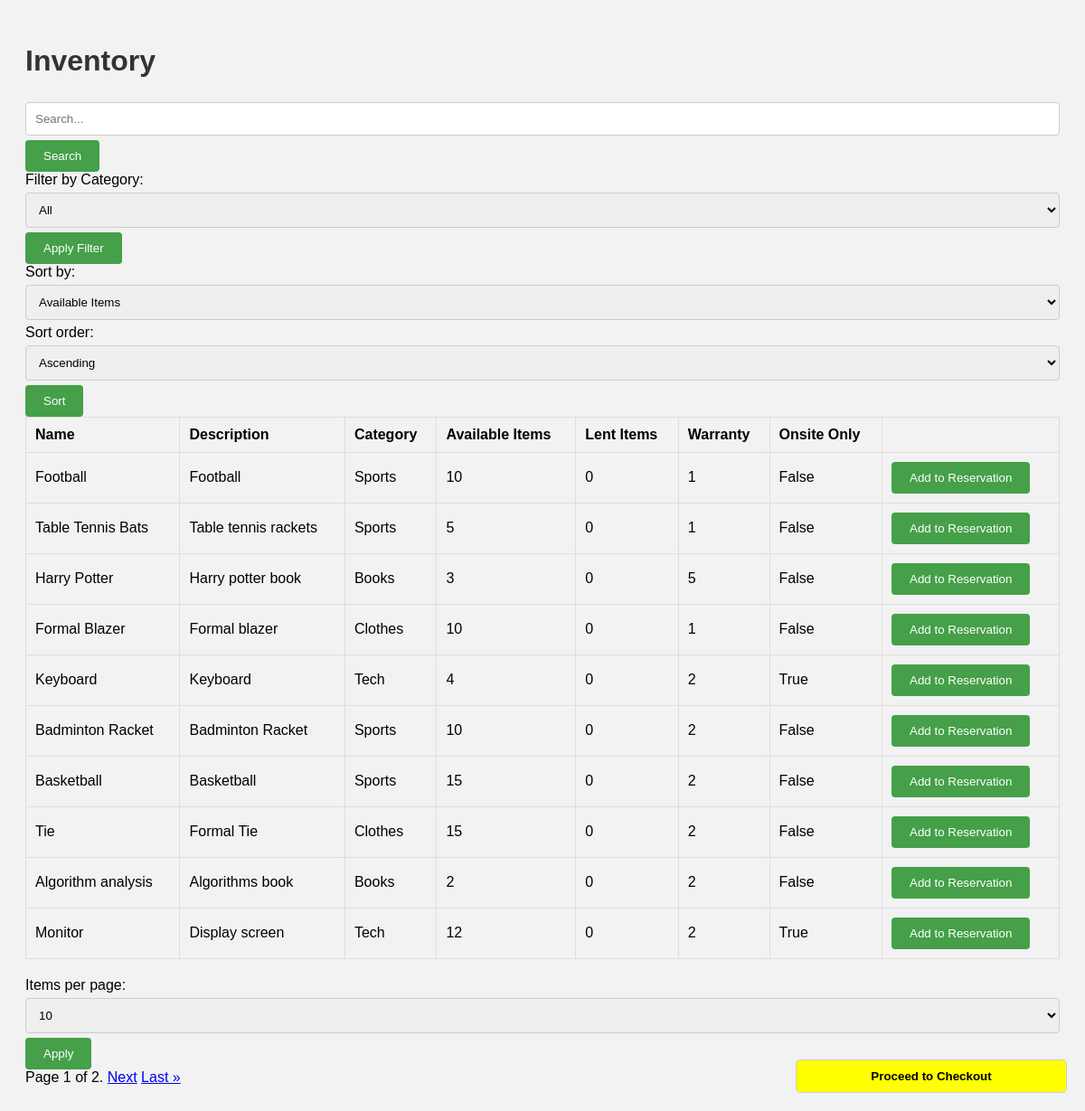
The app's page /inventoryview/, older data.
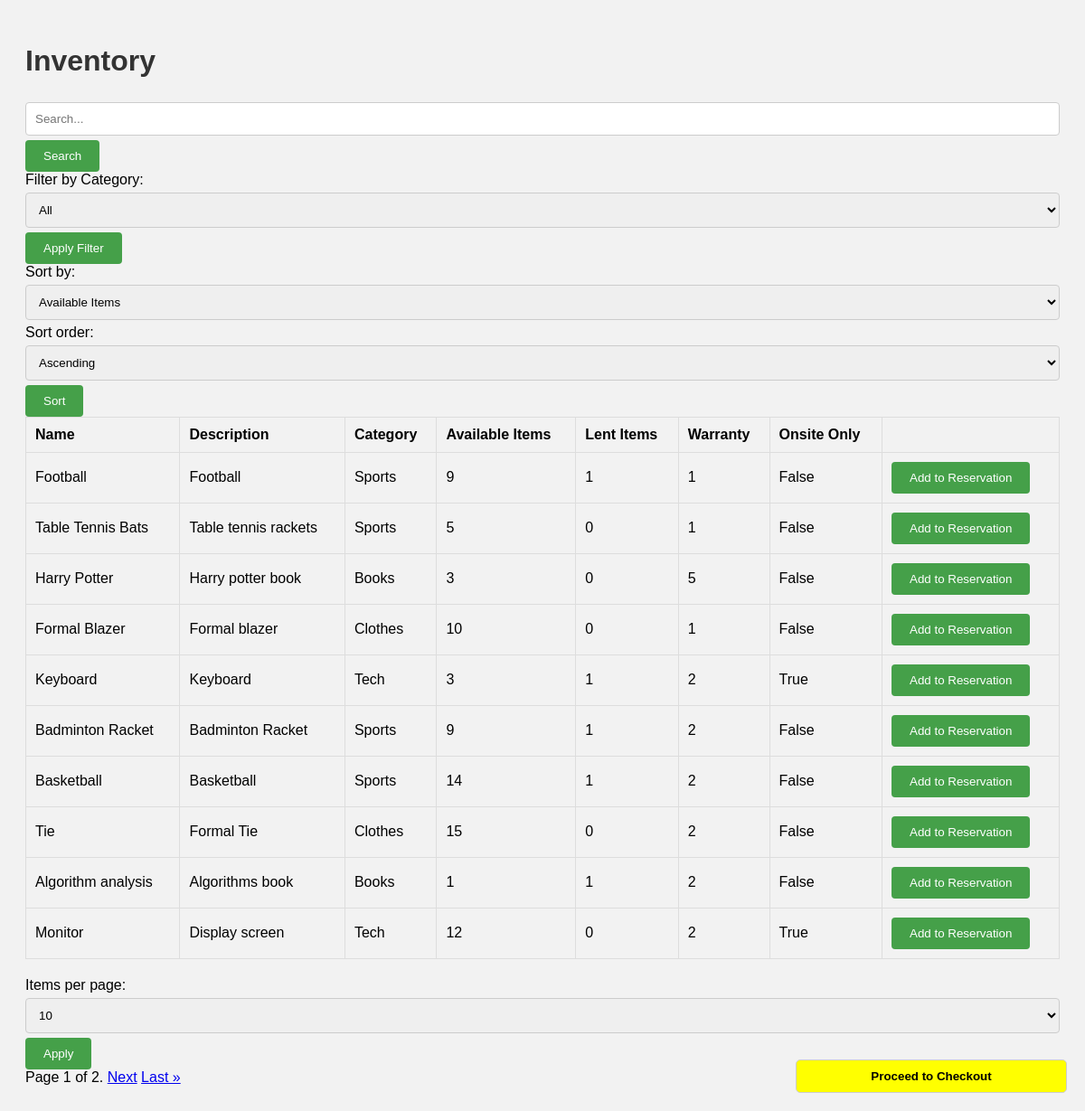
The same page, newer data.
### inventory/models.py (models this page shows, shortened)
class EquipmentInventory(models.Model):
    ID = models.ForeignKey(EquipmentDetails, primary_key=True, on_delete=models.CASCADE)  # Unique inventory identifier, also referencing EquipmentDetails
    LENT = models.IntegerField()  # Number of equipment lent
    AVAILABLE = models.IntegerField()  # Number of equipment available
    class Meta:
        db_table = 'EquipmentInventory'

### inventory/views.py (the view)
# urls.py: path('inventoryview/', views.inventory_view, name="inventory_view"),
def inventory_view(request):
    search_query = request.GET.get('q', '')
    category_filter = request.GET.get('category', None)
    sort_by = request.GET.get('sort_by', None)
    sort_order = request.GET.get('sort_order', 'asc')
    items_per_page = request.GET.get('items_per_page', 10)
    inventory_items = EquipmentInventory.objects.select_related('ID__CATEGORY_ID').annotate(
        id=models.F('ID__ID'),
        name=models.F('ID__NAME'),
        available_items=models.F('AVAILABLE'),
        lent_items=models.F('LENT'),
        onsite=models.F('ID__IS_ONSITE_ONLY'),
        warranty=models.F('ID__WARRANTY_YEARS'),
        description=models.F('ID__DESCRIPTION'),
        category_name=models.F('ID__CATEGORY_ID__CATEGORY_NAME')
    )
    if search_query:
        inventory_items = inventory_items.filter(
            models.Q(ID__NAME__icontains=search_query) |  # Search name field
            models.Q(description__icontains=search_query)  # Search description field
        )
    if category_filter:
        inventory_items = inventory_items.filter(ID__CATEGORY_ID=category_filter)
    if sort_by:
        if sort_order == 'asc':
            inventory_items = inventory_items.order_by(sort_by)
        elif sort_order == 'desc':
            inventory_items = inventory_items.order_by(f'-{sort_by}')
    paginator = Paginator(inventory_items, items_per_page)
    page = request.GET.get('page')
    try:
        inventory_items = paginator.page(page)
    except PageNotAnInteger:
        inventory_items = paginator.page(1)
    except EmptyPage:
        inventory_items = paginator.page(paginator.num_pages)
    context = {
        'inventory_items': inventory_items,
        'categories': EquipmentCategory.objects.all(),  # Pass all categories for filtering
        'selected_category': category_filter,
        'sort_by': sort_by,
        'sort_order': sort_order,
        'search_query': search_query,
    }
    return render(request, 'inventory.html', context=context)

### inventory/templates/inventory.html (shortened to what this page needs)
{% load static %}
<!DOCTYPE html>
<html lang="en">
<head>
    <link rel="stylesheet" type="text/css" href="{% static 'styles.css' %}">
</head>
<body>
    <h1>Inventory</h1>
    <form method="get" action="">
        <input type="text" name="q" placeholder="Search..." value="{{ search_query }}">
        <button type="submit">Search</button>
    </form>
    <form method="get" action="">
        <label for="category">Filter by Category:</label>
        <select name="category" id="category">
            <option value="" {% if not selected_category %}selected{% endif %}>All</option>
        </select>
        <button type="submit">Apply Filter</button>
    </form>
    <form method="get" action="">
        <label for="sort_by">Sort by:</label>
        <select name="sort_by" id="sort_by">
            <option value="available_items" {% if sort_by == 'available_items' %}selected{% endif %}>Available Items</option>
        </select>
        <label for="sort_order">Sort order:</label>
        <select name="sort_order" id="sort_order">
            <option value="asc" {% if sort_order == 'asc' %}selected{% endif %}>Ascending</option>
        </select>
        <button type="submit">Sort</button>
    </form>
    <div id="cart-dialog" title="Cart">
    <button id="checkout-btn">Proceed to Checkout</button>
    </div>
    <table>
        <thead>
            <tr>
                <th>Name</th>
                <th>Description</th>
                <th>Category</th>
                <th id="available-header">Available Items</th>
                <th id="lent-header">Lent Items</th>
                <th>Warranty</th>
                <th>Onsite Only</th>
            </tr>
        </thead>
        <tbody>
            {% for item in inventory_items %}
            <tr>
                <td>{{ item.name }}</td>
                <td>{{ item.description }}</td>
                <td>{{ item.category_name }}</td>
                <td class="available-items" id="available-items-{{ item.id }}">{{ item.available_items }}</td>
                <td class="lent-items" id="lent-items-{{ item.id }}">{{ item.lent_items }}</td>
                <td>{{ item.warranty }}</td>
                <td>{{ item.onsite }}</td>
                <td><button class="add-to-reservation" data-equipment-name="{{ item.name }}" data-equipment-id="{{ item.id }}">Add to Reservation</button></td>
            </tr>
            {% endfor %}
        </tbody>
    </table>
    <form method="get" action="">
        <label for="items_per_page">Items per page:</label>
        <select name="items_per_page" id="items_per_page">
            <option value="10" {% if items_per_page == '10' %}selected{% endif %}>10</option>
        </select>
        <button type="submit">Apply</button>
    </form>
    <div class="pagination">
        <span class="step-links">
            <span class="current">
                Page {{ inventory_items.number }} of {{ inventory_items.paginator.num_pages }}.
            </span>
            {% if inventory_items.has_next %}
                <a href="?page={{ inventory_items.next_page_number }}">Next</a>
                <a href="?page={{ inventory_items.paginator.num_pages }}">Last &raquo;</a>
            {% endif %}
        </span>
    </div>
</body>
</html>

Row changes from the older to the newer data that the page shows:
changed EquipmentInventory "Football": available_items "10" → "9"; lent_items "0" → "1"
changed EquipmentInventory "Keyboard": available_items "4" → "3"; lent_items "0" → "1"
changed EquipmentInventory "Badminton Racket": available_items "10" → "9"; lent_items "0" → "1"
changed EquipmentInventory "Basketball": available_items "15" → "14"; lent_items "0" → "1"
changed EquipmentInventory "Algorithm analysis": available_items "2" → "1"; lent_items "0" → "1"
